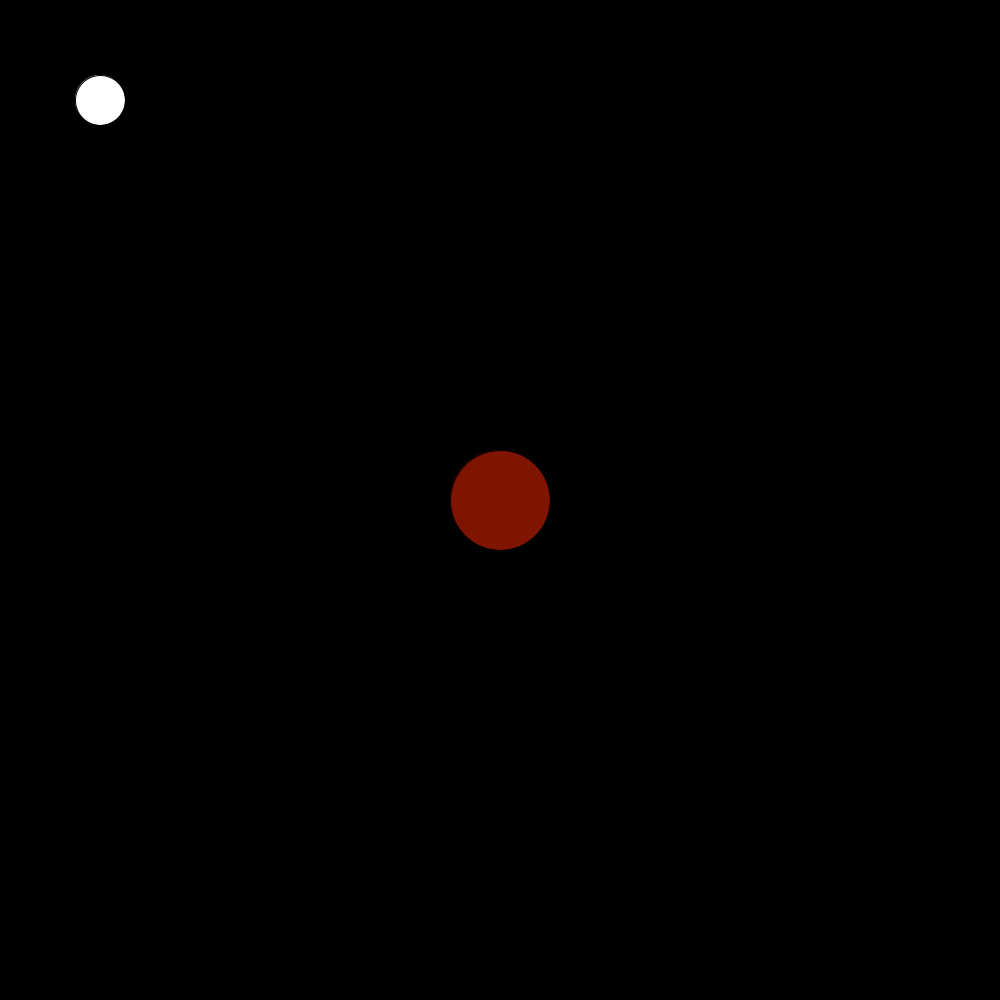
Frame 1 (no input)
Frame 60 (the mouse pressed at the canvas centre just before this capture): identical to frame 1, image omitted
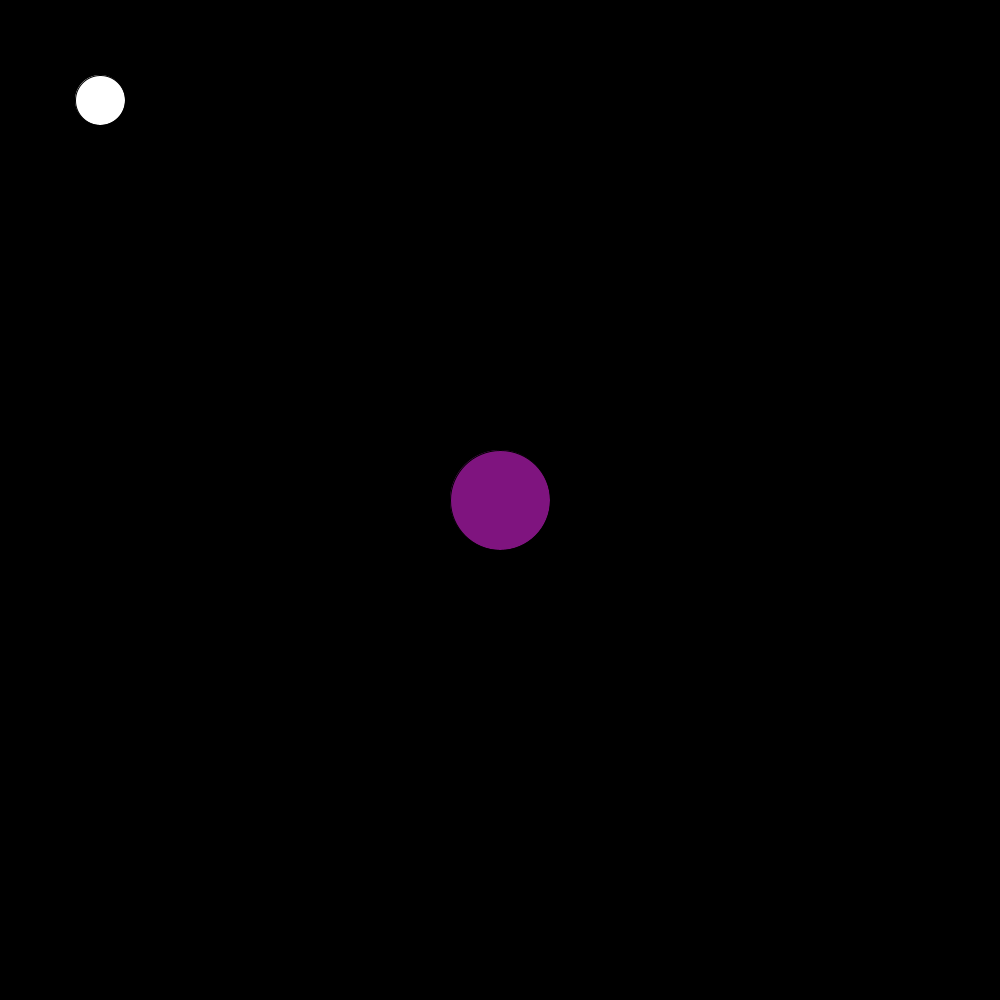
Frame 120 (the mouse held since frame 60 and released just before this capture)

The Processing sketch that drew these frames (run headless with seeded random() and noise(); from frame 60 on, the mouse is pressed at the canvas centre):

// Processing sketch: week3_homework
// ── week3_homework.pde
//ball bouncing in arc at bottom
//button to turn it on/off
//button moves each time you click it
//ball's color changes at it bounces across screen
//variables - ball color, switch on, buttonposition
//ball position, speed, ball size

float buttonX, buttonY;
float ballR, ballG, ballB;
float ballX, ballY;
boolean bounce;
float buttonD;
float speed;
float ballD;

void setup (){
  size (1000,1000);
  background (0);
  buttonX = 100;
  buttonY = 100;
  ballX = 500;
  ballY = 500;
  ballD = 100;
  speed = 5;
}

void draw(){
  background (0);
  buttonD = (dist(mouseX, mouseY, buttonX, buttonY));
  fill (255);
  ellipse(buttonX,buttonY,50,50);
  
  float ballR = map(ballY, 150, 850, 0, 255);
  float ballG = map(buttonY, 25, 975, 0, 255);
  float ballB = map(mouseY, 25, 975, 0, 255);
  
  //I tried to get the ball to follow an arc pattern but I do not know how
  if (bounce == true){
    ballY = ballY+speed;
  }
  fill(ballR, ballG, ballB);
  ellipse (ballX, ballY, ballD, ballD);
  
  if(ballY>(900-ballD/2) || ballY<(100+ballD/2)){
    speed = -speed;
  }
  println (buttonD);
}

void mousePressed(){
  if (buttonD<25){
  bounce = !bounce;
  buttonX = random(25,975);
  buttonY = random(25,975);
  }
}
  
